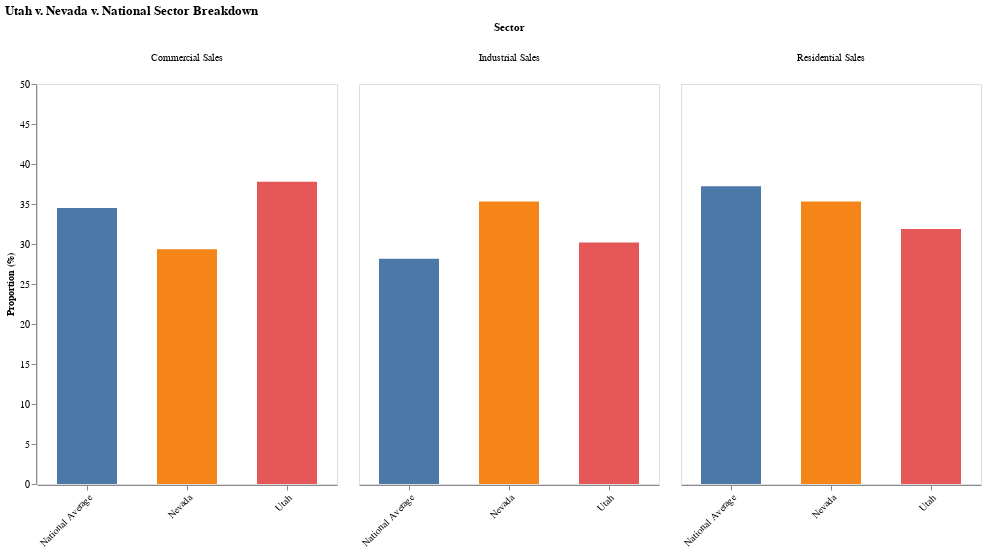

Notebook code for this chart:
### Markdown cell above
***Static Bar Chart***

### Code cell
# Create a bar chart for the national average
merged_avg_chart = alt.Chart(merged_avg_long).mark_bar(size=60).encode(
    x=alt.X('State:N', title='', axis=alt.Axis(labelAngle=-45)),
    y=alt.Y('Percentage:Q', title='Proportion (%)', scale=alt.Scale(domain=[0, 50]), axis=alt.Axis(titleFontSize=10)),
    color=alt.Color('State:N', legend=None),
    column=alt.Column('Sector:N', header=alt.Header(labelAngle=0, labelAlign='center', title='Sector')),
).properties(
    title='Utah v. Nevada v. National Sector Breakdown',
    width=300,
    height=400
).configure_axis(
    grid=False
)

merged_avg_chart

### Figure 1 — Vega-Lite specification as saved in the notebook (floating-point values rounded to 4 significant figures)
{"usermeta": {"embedOptions": {"theme": "latimes"}}, "config": {"view": {"continuousWidth": 300, "continuousHeight": 300}, "axis": {"grid": false}}, "data": {"name": "data-fbe3961376a51f586bf525a8182aa69e"}, "mark": {"type": "bar", "size": 60}, "encoding": {"color": {"field": "State", "legend": null, "type": "nominal"}, "column": {"field": "Sector", "header": {"labelAlign": "center", "labelAngle": 0, "title": "Sector"}, "type": "nominal"}, "x": {"axis": {"labelAngle": -45}, "field": "State", "title": "", "type": "nominal"}, "y": {"axis": {"titleFontSize": 10}, "field": "Percentage", "scale": {"domain": [0, 50]}, "title": "Proportion (%)", "type": "quantitative"}}, "height": 400, "title": "Utah v. Nevada v. National Sector Breakdown", "width": 300, "$schema": "https://vega.github.io/schema/vega-lite/v5.20.1.json", "datasets": {"data-fbe3961376a51f586bf525a8182aa69e": [{"Sector": "Commercial Sales", "State": "Nevada", "Percentage": 29.35}, {"Sector": "Industrial Sales", "State": "Nevada", "Percentage": 35.33}, {"Sector": "Residential Sales", "State": "Nevada", "Percentage": 35.31}, {"Sector": "Commercial Sales", "State": "Utah", "Percentage": 37.77}, {"Sector": "Industrial Sales", "State": "Utah", "Percentage": 30.19}, {"Sector": "Residential Sales", "State": "Utah", "Percentage": 31.88}, {"Sector": "Commercial Sales", "State": "National Average", "Percentage": 34.51}, {"Sector": "Industrial Sales", "State": "National Average", "Percentage": 28.16}, {"Sector": "Residential Sales", "State": "National Average", "Percentage": 37.2}]}}
